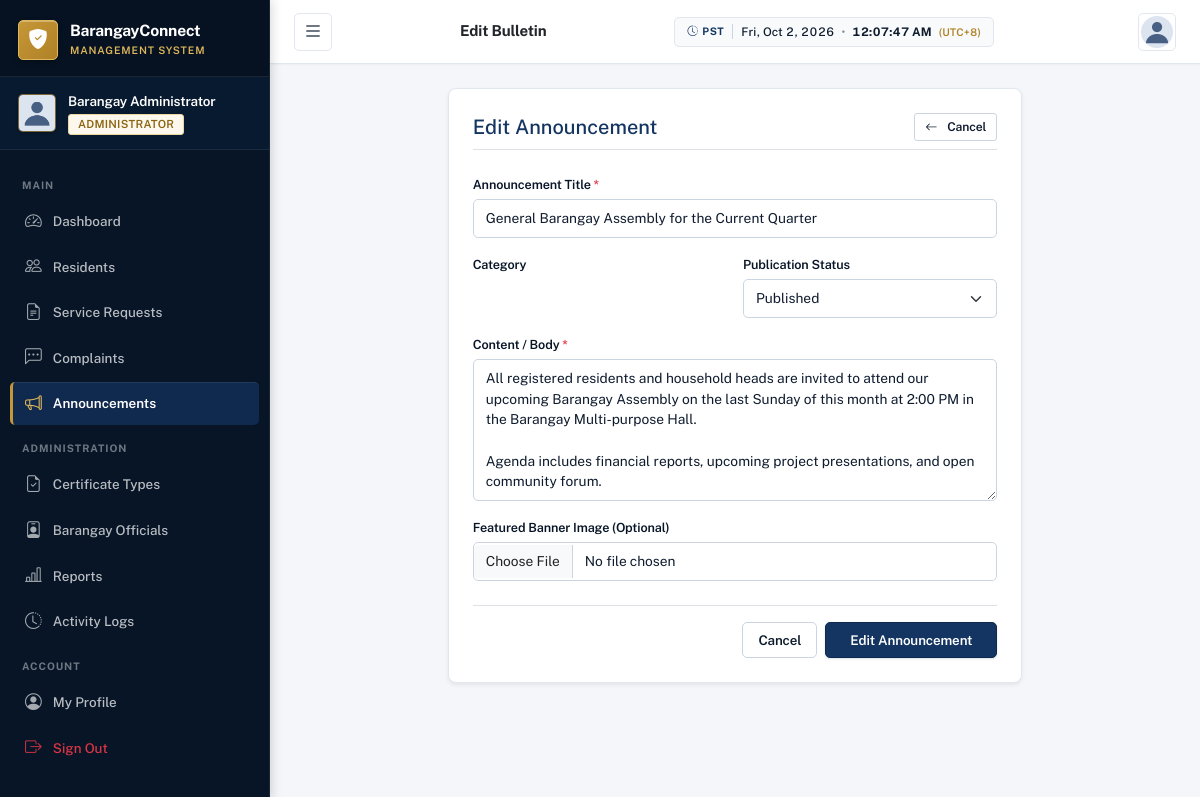
/announcements/admin/2/edit/ (signed in), run on the app's committed database.
### accounts/models.py (models this page shows, shortened)
class CustomUser(AbstractUser):
    ROLE_CHOICES = [
        ('admin', 'Administrator'),
        ('resident', 'Resident'),
    ]
    GENDER_CHOICES = [
        ('male', 'Male'),
        ('female', 'Female'),
        ('other', 'Other'),
    ]
    CIVIL_STATUS_CHOICES = [
        ('single', 'Single'),
        ('married', 'Married'),
        ('widowed', 'Widowed'),
        ('separated', 'Separated'),
        ('divorced', 'Divorced'),
    ]
    ACCOUNT_STATUS_CHOICES = [
        ('pending', 'Pending'),
        ('active', 'Active'),
        ('inactive', 'Inactive'),
        ('rejected', 'Rejected'),
    ]
    role = models.CharField(max_length=10, choices=ROLE_CHOICES, default='resident')
    account_status = models.CharField(max_length=10, choices=ACCOUNT_STATUS_CHOICES, default='pending')
    profile_picture = models.ImageField(upload_to='profile_pictures/', null=True, blank=True)
    phone = models.CharField(max_length=20, blank=True)
    date_of_birth = models.DateField(null=True, blank=True)
    gender = models.CharField(max_length=10, choices=GENDER_CHOICES, blank=True)
    civil_status = models.CharField(max_length=15, choices=CIVIL_STATUS_CHOICES, blank=True)
    address = models.TextField(blank=True)
    barangay = models.CharField(max_length=100, blank=True, default='Barangay San Jose')
    valid_id = models.FileField(upload_to='valid_ids/', null=True, blank=True)
    created_at = models.DateTimeField(auto_now_add=True)
    updated_at = models.DateTimeField(auto_now=True)
    def is_admin(self):
        return self.role == 'admin'
    @property
    def profile_picture_url(self):
        if self.profile_picture:
            return self.profile_picture.url
        return '/static/images/default_avatar.png'

### announcements/models.py (models this page shows, shortened)
class Announcement(models.Model):
    STATUS_CHOICES = [
        ('draft', 'Draft'),
        ('published', 'Published'),
        ('archived', 'Archived'),
    ]
    title = models.CharField(max_length=255)
    content = models.TextField()
    image = models.ImageField(upload_to='announcements/', null=True, blank=True)
    author = models.ForeignKey(settings.AUTH_USER_MODEL, on_delete=models.SET_NULL, null=True, related_name='announcements')
    status = models.CharField(max_length=10, choices=STATUS_CHOICES, default='draft')
    expiration_date = models.DateField(null=True, blank=True)
    created_at = models.DateTimeField(auto_now_add=True)
    updated_at = models.DateTimeField(auto_now=True)
    published_at = models.DateTimeField(null=True, blank=True)
    class Meta:
        ordering = ['-created_at']

### announcements/views.py (the view)
# urls.py: path('admin/<int:pk>/edit/', views.admin_announcement_edit, name='admin_edit'),
@admin_required
def admin_announcement_edit(request, pk):
    announcement = get_object_or_404(Announcement, pk=pk)
    old_status = announcement.status
    if request.method == 'POST':
        form = AnnouncementForm(request.POST, request.FILES, instance=announcement)
        if form.is_valid():
            ann = form.save(commit=False)
            if ann.status == 'published' and old_status != 'published':
                ann.published_at = timezone.now()
            ann.save()
            log_activity(request.user, 'Edit Announcement', f'Edited announcement: {announcement.title}', request)
            messages.success(request, 'Announcement updated successfully.')
            return redirect('announcements:admin_list')
    else:
        form = AnnouncementForm(instance=announcement)
    return render(request, 'announcements/admin/form.html', {'form': form, 'action': 'Edit', 'announcement': announcement})

### announcements/forms.py
class AnnouncementForm(forms.ModelForm):
    class Meta:
        model = Announcement
        fields = ['title', 'content', 'image', 'status', 'expiration_date']
        widgets = {
            'title': forms.TextInput(attrs={'class': 'form-control', 'placeholder': 'Announcement Title'}),
            'content': forms.Textarea(attrs={'class': 'form-control', 'rows': 6}),
            'image': forms.FileInput(attrs={'class': 'form-control', 'accept': 'image/*'}),
            'status': forms.Select(attrs={'class': 'form-select'}),
            'expiration_date': forms.DateInput(attrs={'class': 'form-control', 'type': 'date'}),
        }

### accounts/views.py (called while the page is built)
def admin_required(view_func):
    from functools import wraps
    @wraps(view_func)
    def wrapper(request, *args, **kwargs):
        if not request.user.is_authenticated:
            return redirect('accounts:login')
        if not request.user.is_admin():
            return render(request, 'errors/403.html', status=403)
        return view_func(request, *args, **kwargs)
    return wrapper

### notifications/context_processors.py (called while the page is built)
def notifications_processor(request):
    if request.user.is_authenticated:
        unread_count = Notification.objects.filter(recipient=request.user, is_read=False).count()
        recent_notifications = Notification.objects.filter(recipient=request.user).order_by('-created_at')[:5]
        return {
            'unread_notifications_count': unread_count,
            'recent_notifications': recent_notifications,
        }
    return {'unread_notifications_count': 0, 'recent_notifications': []}

### templates/announcements/admin/form.html (shortened to what this page needs)
<!DOCTYPE html>
<html lang="en">
<head>
    {% load static %}
    <link href="https://cdn.jsdelivr.net/npm/bootstrap@5.3.2/dist/css/bootstrap.min.css" rel="stylesheet">
    <link href="https://cdn.jsdelivr.net/npm/bootstrap-icons@1.11.3/font/bootstrap-icons.min.css" rel="stylesheet">
    <link href="{% static 'css/style.css' %}" rel="stylesheet">
</head>
<body>
    <div class="toast-container position-fixed top-0 end-0 p-3" style="z-index: 1100;">
    </div>
    <nav id="sidebar" class="sidebar">
        <div class="sidebar-header">
            <div class="brand-logo">
                <div class="logo-icon"><i class="bi bi-shield-fill-check"></i></div>
                <div class="brand-text">
                    <span class="brand-name">BarangayConnect</span>
                    <span class="brand-sub">Management System</span>
                </div>
            </div>
        </div>
        <div class="sidebar-user">
            <img src="{{ user.profile_picture_url }}" alt="Profile" class="sidebar-avatar">
            <div class="sidebar-user-info">
                <span class="sidebar-user-name">{{ user.get_full_name|default:user.username }}</span>
                <span class="sidebar-user-role badge badge-admin">Administrator</span>
            </div>
        </div>
        <div class="sidebar-nav">
            <div class="nav-section-label">Main</div>
            <a href="{% url 'dashboard:admin_dashboard' %}" class="nav-link"><i class="bi bi-speedometer2"></i><span>Dashboard</span></a>
            <a href="{% url 'accounts:admin_residents_list' %}" class="nav-link"><i class="bi bi-people"></i><span>Residents</span></a>
            <a href="{% url 'certificates:admin_request_list' %}" class="nav-link"><i class="bi bi-file-earmark-text"></i><span>Service Requests</span></a>
            <a href="{% url 'complaints:admin_complaint_list' %}" class="nav-link"><i class="bi bi-chat-left-dots"></i><span>Complaints</span></a>
            <a href="{% url 'announcements:admin_list' %}" class="nav-link active"><i class="bi bi-megaphone"></i><span>Announcements</span></a>
            <div class="nav-section-label">Administration</div>
            <a href="{% url 'certificates:admin_type_list' %}" class="nav-link"><i class="bi bi-file-earmark-check"></i><span>Certificate Types</span></a>
            <a href="{% url 'accounts:admin_officials_list' %}" class="nav-link"><i class="bi bi-person-badge"></i><span>Barangay Officials</span></a>
            <a href="{% url 'reports:dashboard' %}" class="nav-link"><i class="bi bi-bar-chart-line"></i><span>Reports</span></a>
            <a href="{% url 'audit:log_list' %}" class="nav-link"><i class="bi bi-clock-history"></i><span>Activity Logs</span></a>
            <div class="nav-section-label">Account</div>
            <a href="{% url 'accounts:profile' %}" class="nav-link"><i class="bi bi-person-circle"></i><span>My Profile</span></a>
            <a href="{% url 'accounts:logout' %}" class="nav-link text-danger"><i class="bi bi-box-arrow-right"></i><span>Sign Out</span></a>
        </div>
    </nav>
    <header class="topbar">
        <button class="btn btn-icon sidebar-toggle" id="sidebarToggle"><i class="bi bi-list fs-5"></i></button>
        <div class="topbar-title"><h6 class="mb-0 fw-600 text-dark">{{ action }} Bulletin</h6></div>
        <div class="topbar-actions">
            <div class="dropdown">
                <button class="btn btn-icon" data-bs-toggle="dropdown"><img src="{{ user.profile_picture_url }}" class="rounded-circle" style="width: 32px; height: 32px; object-fit: cover;"></button>
            </div>
        </div>
    </header>
    <main class="main-content">
        <div class="row justify-content-center">
            <div class="col-lg-8">
                <div class="card border-0 shadow-sm rounded-3 p-4">
                    <div class="d-flex justify-content-between align-items-center mb-4 pb-2 border-bottom">
                        <h5 class="fw-700 mb-0" style="color: var(--primary);">{{ action }} Announcement</h5>
                        <a href="{% url 'announcements:admin_list' %}" class="btn btn-outline-secondary btn-sm">
                            <i class="bi bi-arrow-left me-1"></i>Cancel
                        </a>
                    </div>
                    <form method="post" enctype="multipart/form-data" novalidate>
                        <div class="row g-3">
                            <div class="col-12">
                                <label class="form-label fs-sm fw-500">Announcement Title <span class="text-danger">*</span></label>
                                {{ form.title }}
                            </div>
                            <div class="col-md-6">
                                <label class="form-label fs-sm fw-500">Category</label>
                            </div>
                            <div class="col-md-6">
                                <label class="form-label fs-sm fw-500">Publication Status</label>
                                {{ form.status }}
                            </div>
                            <div class="col-12">
                                <label class="form-label fs-sm fw-500">Content / Body <span class="text-danger">*</span></label>
                                {{ form.content }}
                            </div>
                            <div class="col-12">
                                <label class="form-label fs-sm fw-500">Featured Banner Image (Optional)</label>
                                {{ form.image }}
                            </div>
                        </div>
                        <div class="d-flex justify-content-end gap-2 mt-4 pt-3 border-top">
                            <a href="{% url 'announcements:admin_list' %}" class="btn btn-outline-secondary">Cancel</a>
                            <button type="submit" class="btn btn-primary px-4">{{ action }} Announcement</button>
                        </div>
                    </form>
                </div>
            </div>
        </div>
    </main>
</body>
</html>

### data on the page
CustomUser: get_full_name "Barangay Administrator"
Announcement: title "General Barangay Assembly for the Current Quarter", status "Published", content "All registered residents and household heads are invited to attend our upcoming Barangay Assembly on the last Sunday of this month at 2:00 PM in the Barangay Multi-purpose Hall. Agenda includes financial reports, upcoming project presentations, and open community forum."

### other printed values
{{ action }} "Edit"
